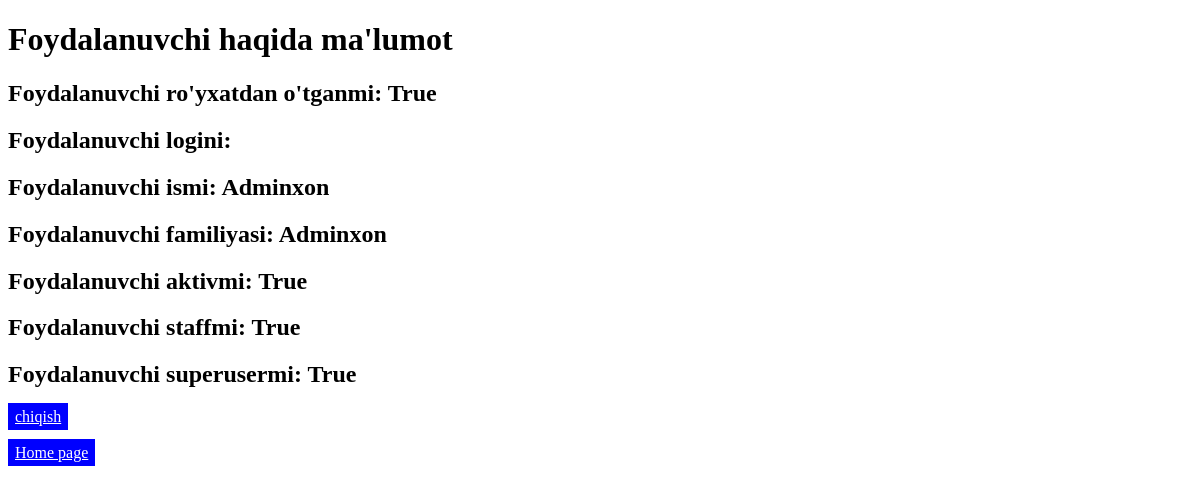
Page /users/check-user (signed in) on the earlier database version.
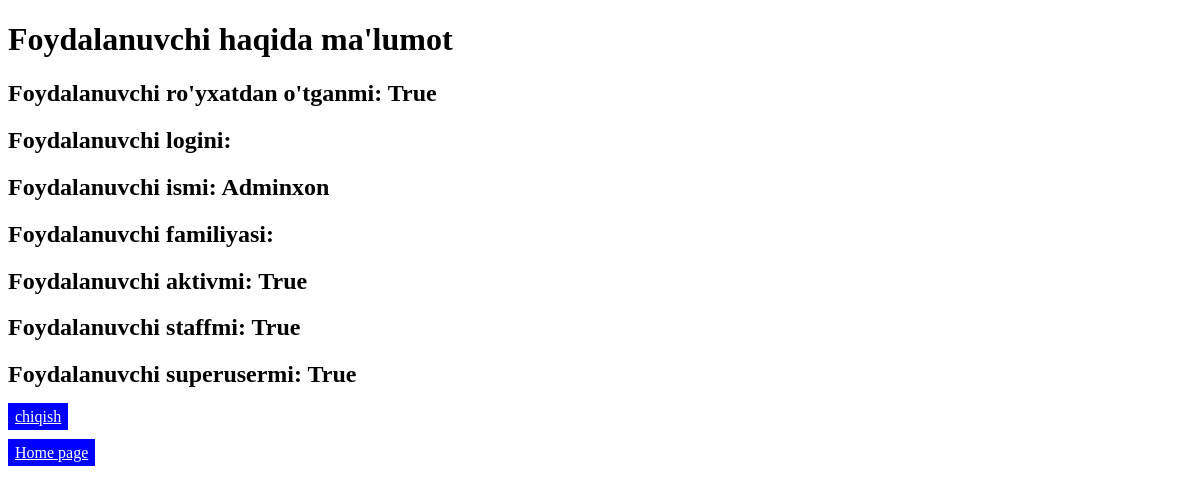
Same page on the later database version.
### users/models.py (models this page shows)
class User(AbstractBaseUser, PermissionsMixin):
    first_name = models.CharField(max_length=150, blank=True)
    last_name = models.CharField(max_length=150, blank=True)
    email = models.EmailField('Email address', unique=True)
    is_staff = models.BooleanField(default=False,
        help_text='Designates whether the user can log into this admin site.',
    )
    is_active = models.BooleanField('active', default=True,
        help_text=(
            'Designates whether this user should be treated as active. '
            'Unselect this instead of deleting accounts.'
        ),
    )
    date_joined = models.DateTimeField('Date joined', auto_now_add=True)
    USERNAME_FIELD = 'email' # null=False, unique=True
    REQUIRED_FIELDS = ['first_name']
    objects = CustomUserManager() # objects.create() create_user()

### users/views.py (the view)
# urls.py: path('check-user', check_user),
@login_required
def check_user(request):
    user = request.user # AnonymousUser
    print(user.is_authenticated)
    return render(request, 'check_auth.html', {'user': user})

### users/templates/check_auth.html (shortened to what this page needs)
<!DOCTYPE html>
<html lang="en">
<head>
</head>
<body>
  <h1>Foydalanuvchi haqida ma'lumot</h1>
  <h2>Foydalanuvchi ro'yxatdan o'tganmi: {{user.is_authenticated}}</h2>
  {% if user.is_authenticated %}
    <h2>Foydalanuvchi logini: {{user.username}}</h2>
    <h2>Foydalanuvchi ismi: {{user.first_name}}</h2>
    <h2>Foydalanuvchi familiyasi: {{user.last_name}}</h2>
    <h2>Foydalanuvchi aktivmi: {{user.is_active}}</h2>
    <h2>Foydalanuvchi staffmi: {{user.is_staff}}</h2>
    <h2>Foydalanuvchi superusermi: {{user.is_superuser}}</h2>
  {% endif %}
  <a href="{% url 'users:logout' %}" style="padding: 5px 7px; background: blue; color: white;">
    chiqish
  </a>
  <br><br>
  <a href="{% url 'link:link_list' %}" style="padding: 5px 7px; background: blue; color: white;">
    Home page
  </a>
</body>
</html>

Differences in the rows shown:
changed User "True": last_name "Adminxon" → (not shown)
